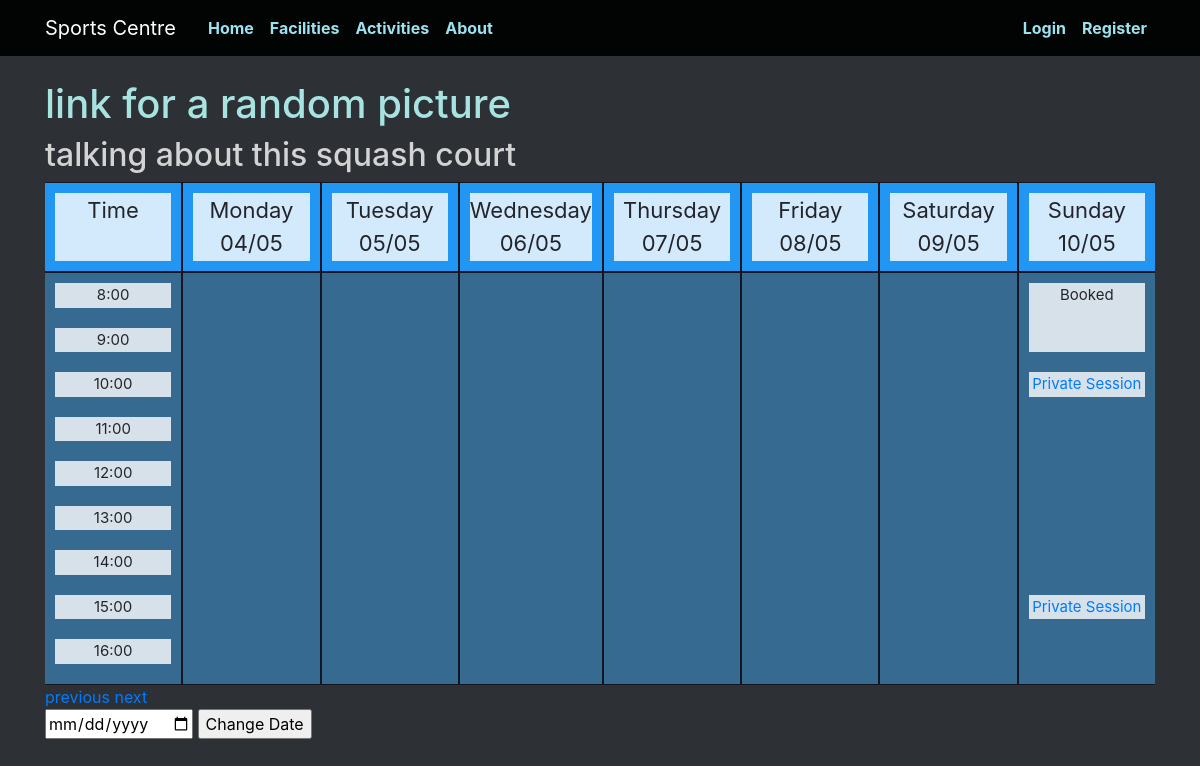
/facilities/squash_court_2/2020/18, run on the app's committed database.
### app/models.py (models this page shows)
class Booking(db.Model):
  id = db.Column(db.Integer, primary_key=True)
  facility = db.Column(db.Integer, db.ForeignKey('user.id'), nullable=False)
  user = db.Column(db.Integer, db.ForeignKey('facility.id') , nullable=False)
  datetime = db.Column(db.DateTime, nullable=False)
  week = db.Column(db.Integer)
  year = db.Column(db.Integer)
  duration = db.Column(db.Integer, nullable=False)
  activity = db.Column(db.Integer, nullable=False)
  paid = db.Column(db.Integer, default=0)

class Activity(db.Model):
  id = db.Column(db.Integer, primary_key=True)
  facility = db.Column(db.Integer, db.ForeignKey('facility.id'), nullable=False)
  name = db.Column(db.String)
  url = db.Column(db.String(100))

### app/views.py (the view)
@app.route('/facilities/<facility_url>/<int:year>/<int:week>', methods = ['GET', 'POST'])
def show_facility(facility_url, year, week):
  facility = models.Facility.query.filter_by(url=facility_url).first_or_404()
  tform = ChangeTimetable()
  if tform.validate_on_submit():
    date_choice = tform.date.data
    week = int(get_week_number(date_choice))
    year = int(get_year_number(date_choice))
    return redirect(url_for('show_facility', facility_url=facility.url, year=year, week=week))
  bookings = []
  for i in range(8):
    b = models.Booking.query.filter_by(facility=facility.id).filter_by(week=week).filter_by(year=year)
    filtered_b = []
    for query in b:
      if query.datetime.weekday() == i-1:
        filtered_b.append(query)
    bookings.append(filtered_b)
  address = 'facilities/' + facility.url + '.html'
  title = facility.name
  activity = models.Activity.query.order_by(models.Activity.id.asc())
  dates = get_dates_for_week(year, week)
  return render_template(address, title=title, bookings=bookings, url='/facilities/'+facility_url, year=year, week=week, activity=activity, dates=dates, tform=tform)

### app/forms.py
class ChangeTimetable(FlaskForm):
  date = DateField('Date')
  submit = SubmitField('Change Date')

### app/views.py (called while the page is built)
def get_dates_for_week(year, week):
  date = datetime.strptime(str(year), "%Y")
  date += timedelta(weeks=week)
  dates = []
  while date.weekday() != 0:
    date += timedelta(days=-1)
  for i in range(7):
    dates.append(datetime.strftime(date + timedelta(days=i), '%d/%m'))
  return dates

### app/templates/facilities/squash_court_2.html
{% extends "facilities_index.html" %}
{% block picture %}
link for a random picture
{% endblock %}
{% block info %}
talking about this squash court
{% endblock %}

### app/templates/timetable.html (shortened to what this page needs)
{% extends "index.html" %}
{% block content %}
  {% block top %}
  {% endblock %}
  <div class="scroll">
  <div class="grid-container">
  <div class="grid-sub-header">
    <div style=>Time</div>
  </div>
  {% for day in ["Monday", "Tuesday", "Wednesday", "Thursday", "Friday", "Saturday", "Sunday"] %}
  <div class="grid-sub-header">
    <div style="grid-row-start: header;">{{ day }}<br>{{ dates[loop.index0] }}</div>
  </div>
  {% endfor %}
  <div class="grid-sub">
    {% for time in ["8:00", "9:00", "10:00", "11:00", "12:00", "13:00", "14:00", "15:00", "16:00"] %}
      <div style="grid-row-start: time-{{ loop.index0 + 8 }}; grid-column: 1/2;">{{ time }}</div>
    {% endfor %}
  </div>
  {% for day in ["Monday", "Tuesday", "Wednesday", "Thursday", "Friday", "Saturday", "Sunday"] %}
  <div class="grid-sub">
    {% for booking in bookings[loop.index0+1] %}
      <div style="grid-row: time-{{ booking.datetime.strftime('%-H') }} / time-{{ booking.datetime.strftime('%-H')|int + booking.duration }};">
        {% if booking.activity == 0 %}
          Booked
        {% else %}
          <a href="/activities/{{ activity[booking.activity-1].url }}/booking/{{ booking.id }}/{{ year }}/{{ week }}">
            {{ activity[booking.activity-1].name }}
          </a>
        {% endif %}
      </div>
    {% endfor %}
  </div>
  {% endfor %}
  </div>
  </div>
  <a href="{{ url }}/{{ year }}/{{ week - 1 }}">previous</a>
  <a href="{{ url }}/{{ year }}/{{ week + 1 }}">next</a>
  <form method='POST' action="" novalidate>
    {{ tform.date }}
    {{ tform.submit() }}
  </form>
{% endblock %}

### app/static/style.css (style rules this page uses)
body { background: rgb(45, 48, 53); color: rgb(36, 37, 43); margin-top: 5rem; }
.grid-container { display: grid; grid-template-columns: [time] 1fr [day-0] 1fr [day-1] 1fr [day-2] 1fr [day-3] 1fr [day-4] 1fr [day-5] 1fr [day-6] 1fr; grid-gap: 2px; padding: 10px; background-color: rgba(17, 14, 32, 0.8); text-align: center; padding: 1px 0; font-size: 20px; grid-template-columns: repeat(8, 1fr); }
.grid-sub-header { display: grid; background-color: #2196F3; padding: 10px; grid-auto-columns: 1fr; }
.grid-sub-header > div { background-color: rgba(255, 255, 255, 0.8); text-align: center; padding: 1px 0; font-size: 22px; }
.grid-sub { display: grid; grid-template-rows: [time-8] 1fr [time-9] 1fr [time-10] 1fr [time-11] 1fr [time-12] 1fr [time-13] 1fr [time-14] 1fr [time-15] 1fr [time-16] 1fr [time-17] 0fr; grid-gap: 20px; background-color: rgb(55, 106, 145); padding-top: 10px; padding-left: 10px; padding-right: 10px; grid-auto-columns: 1fr; }
.grid-sub > div { background-color: rgba(255, 255, 255, 0.8); text-align: center; padding: 1px 0; font-size: 15px; }
div.scroll { overflow: auto; white-space: nowrap; }

### data on the page
Booking: activity "Booked"
Booking: activity.name "Private Session"
Booking: activity.name "Private Session"

### other printed values
{{ day }} "Monday" "Tuesday" "Wednesday" "Thursday" "Friday" "Saturday" "Sunday"
{{ dates[loop.index0] }} "04/05" "05/05" "06/05" "07/05" "08/05" "09/05" "10/05"
{{ time }} "8:00" "9:00" "10:00" "11:00" "12:00" "13:00" "14:00" "15:00" "16:00"
